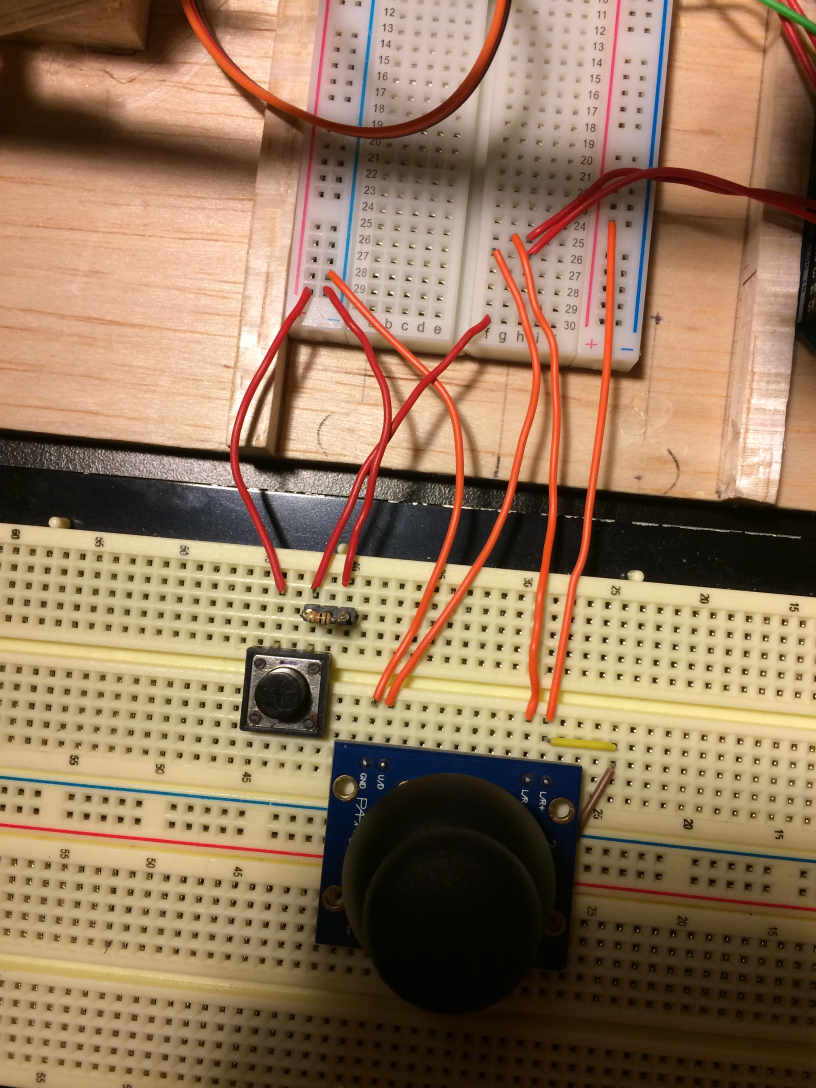
#> input picture cpp_sandbox/arduino_all/_1115_2ArmRevisited/IMG_4380.JPG, 2448 x 3264 px, given in place of the camera (shown at 1/3 size)
$ python moveDetect.py
#> lines starting #> are read from the running program, lines starting #| are printed output that depends on the picture
### lib/klib.py
'''
Title: The klib module
Author: Kristian Gonzalez

THIS IS THE OFFICIAL LOCATION OF ALL PYTHON FUNCTIONS AND CLASSES THAT ARE MADE
    FOR PERSONAL USE. ONLY FUNCTIONS THAT ARE FULLY FUNCTIONAL OR STABLE MAY BE
    USED HERE. IF A FUNCTION IS NOT USABLE YET, EITHER SAVE IT ELSEWHERE OR
    SAVE IT HERE, COMMENTED OUT.

== CALLING THIS MODULE REMOTELY ============================
In Linux:
1. open ~/.bashrc
2. add line (adapting to local computer):
    export PYTHONPATH="/home/user/.../codefiles/scripts_libs:$PYTHONPATH"
3. reload bash or source

In Windows:
1. START > search "path" > "edit the system environment variables"
2. click "Environment Variables..."
3. find "PYTHONPATH" in user variables, or create new variable
4. add new value (adapting to local computer):
    C:\\...\\codefiles\\scripts_libs
5. reopen Command Line

== NOTES ===================================================
* as of 181016, this module and all contained members will assume python 3.x
    environment. functionality may break when used in python 2.x
* as of 181016, all lines shall be at maximum 80 characters long. if writing
    text, using hanging indent as shown in this sentence
* create help text for all items written here. this is to facilitate
    understanding and relearning things that may have been created too long ago
    to remember.
* it's understood that this file is being shared across multiple platforms.
    Thus, trying to maintain uniformity is important. Remember to delete
    needless copies / simplify the method of maintaining a single source
* as of 181008, will now always use 4 spaces as the tab
    delimiter. using a "hard tab" causes too many formatting
    headaches across different programs, platforms, etc.
* because the following is useful but too compact to put into a function,
    here's how to sort a numpy array by i'th column: a[a[:,i].argsort()], and
    backwards: a[a[:,i].argsort()[::-1]]
* REJECTED: will import all necessary modules at top instead of within each function /
    class. this makes more sense from a usability perspective, and avoids
    unecessarily importing each time a call is made.
* will return to putting modules within each function. this increases
    portability because not every function can be used across every platform.
    thus, don't want to shut out entire module to a single platform because of
    this. only the most global and standard of modules are imported globally,
    INCLUDING numpy. from current perspective, serious computing would require
    this module at the very least.
* as of 190321, will put classes after inits, before functions
'''

# INITIALIZATIONS ==============================================================
import os
import sys
import time
import argparse
import numpy as np
from glob import glob
import functools # not sure if this is standard
# import PIL.Image as pil # not standard, must remove
# import tkinter # not standard across versions #kjgnote: may not be that useful anymore
# import winsound # kjg190227: this is not cross platform, leave in-function


# FIRST, BEFORE ALL ELSE, CHECK VERSIONS OF OS AND PYTHON
def __getSysInfo__():
    ''' Get local computer info. Generally, should keep software OS and version
        independent, but this may not always be possible. Also, avoiding
        importing sys or other modules to pylib.
    Returns:
        * OSVERSION (linux[0]/win[1]/mac[2]?)
        * PYVERSION (2/3)
    '''
    if('linux' in sys.platform):
        osver = 0
    elif('win' in sys.platform):
        osver = 1
    else:
        osver = 2
    return (osver,sys.version_info.major)
# def __getSysInfo__
(OSVERSION,PYVERSION) = __getSysInfo__()

class Logger:
    '''
    Simple log class to save all output from 'print' functions (top-level only)

    NOTES:
    * perhaps in future, implement overwite check (and boolean argument)
    '''

    # [29 lines left out: functions __init__, print, not called in this run]
    def close(self):
        self.fout.close()

class Stamper:
    ''' wrapper for time function under following assumptions:
        * don't care about sub-second precision
        * want human-readable timestamp
        * want easy conversion b/t string and float of timestamp
    Example usage:
    stamp=Stamper()
    stamp.now
        OUT: "2019Mar21-13:11:23"
    stamp.toseconds(stamp.now())
        OUT: 1553170283.0
    stamp.tostamp(stamp.toseconds(stamp.now()))
        OUT: "2019Mar21-13:11:23"
    '''
    def __init__(self):
        self._tsf="%Y%b%d-%H:%M:%S" # time stamp format
    # [5 lines left out: function now, not called in this run]
    def toseconds(self,ts_str):
        ''' convert string timestamp to epoch seconds '''
        return time.mktime(time.strptime(ts_str,self._tsf))
    def tostamp(self,ts_float):
        ''' convert epoch seconds to string timestamp '''
        return time.strftime(self._tsf,time.localtime(ts_float))
# class Stamper

class Stopwatch:
    ''' Stopwatch: Basic class that logs a time when it's created. Can also
        restart timer with function call "start", and can get the elapsed time
        with function "lap". Note that all values are in seconds.

        Example:
        from klib import Stopwatch
        sw=Stopwatch()
        (some code)
        print(sw.lap())
            OUT: 5.2087955
    '''
    def __init__(self):
        self.t1 = time.time()
        self.laps=[]
    def start(self):
        self.t1=time.time()
    # [4 lines left out: function lap, not called in this run]


# class Stopwatch

class DataHelp(object):
    ''' Please do not use this class directly, instead use "data" variable.

    Call this object when want to use a binary such as an image. This saves
        space and effort on binaries on the repo without having to constantly
        copy/paste new data in.
        KJG190320: uses non-standard module, may not work on all platforms.
    '''
    def __init__(self):
        self.basedir=os.path.dirname(__file__) # get abs path to lib
        pass

    # [42 lines left out: functions jpgpath, jpgimg, pngpath, pngimg, mnistpath, irispath, not called in this run]

data=DataHelp()
# class Data

# [353 lines left out: functions antiOverwrite, getlist, ping, ringbell, listContents, pad and 15 more, not called in this run]


# [11 lines that do not run on import are left out]


# eof

### py_sandbox/buffer_class.py
'''
Objective: create simple buffer object class that can hold a certain number of
    things in memory and dump out stuff that at's "end" of buffer. Essentially,
    just want to keep the latest L number of things in memory, and be able to
    recall them in chronological order
'''

class Buffer:
    ''' Hold L number of things in buffer until needed. return buffer in
        chronological order, "FIFO"
    EXAMPLE:
        buf=Buffer(4)
        buf.toBuffer('a')
        buf.toBuffer('b')
        buf.toBuffer('c')
        buf.toBuffer('d')
        buf.toBuffer('e')
        buf.getBuffer
        >> ['b','c','d','e']
    '''
    def __init__(self,length):
        self._L=length
        self._buf=[[i,None] for i in range(length)]
        self._k = 0 # pointer to latest location in buffer
    # def __init__

    def __len__(self):
        ''' return length of buffer, not number of contents held '''
        return self._L

    # [24 lines left out: functions toBuffer, getBuffer, length, not called in this run]
    # def length
# class Buffer

# eof

### py_sandbox/opencv_ros/capMovement/moveDetect.py
'''
objective: capture a certain number of frames and keep in buffer, while also recording the first 5 seconds that something shows up.

source: https://www.pyimagesearch.com/2015/05/25/basic-motion-detection-and-tracking-with-python-and-opencv/
will break up into steps:
1. just open up webcam - done
4. be able to detect movement - done
2. record 2 seconds (60 frames)
3. be able to constantly put frames into buffer and throw out old frames
5. be able to have buffer that then writes and saves 2 seconds before movement is detected along with next 2 seconds of movement.
'''

# initializations ==============================================================
import cv2
import numpy as np
import os
import copy
import klib
assert klib.PYVERSION == 3, "Please use python version 3"
from buffer_class import Buffer

##############################
vidsrc=1
ratio=0.5
# main =========================================================================

cap = cv2.VideoCapture(vidsrc)
B2G=cv2.COLOR_BGR2GRAY
cap_fps=cap.get(cv2.CAP_PROP_FPS)
cap_ht=cap.get(cv2.CAP_PROP_FRAME_HEIGHT)
cap_wd=cap.get(cv2.CAP_PROP_FRAME_WIDTH)


def quickTransform(cv2_img):
    B2G=cv2.COLOR_BGR2GRAY
    x=cv2.cvtColor(cv2_img,B2G)
    x=cv2.resize(x,(0,0),fx=0.5,fy=0.5)
    x=cv2.GaussianBlur(x,(21,21),0)
    return x

def qs(cv_img):
    cv2.imshow('.',cv_img)
    cv2.waitKey(0)
    # When everything done, release the capture
    cap.release()
    cv2.destroyAllWindows()

buff=Buffer(30) # store 1 second (30frames)
# getBuffer, length, toBuffer
for i in range(30):
    # throw out first few frames of video
    raw=cv2.resize(cap.read()[1],(0,0),fx=ratio,fy=ratio)
    frame0=quickTransform(raw)
#> this loop made 30 passes
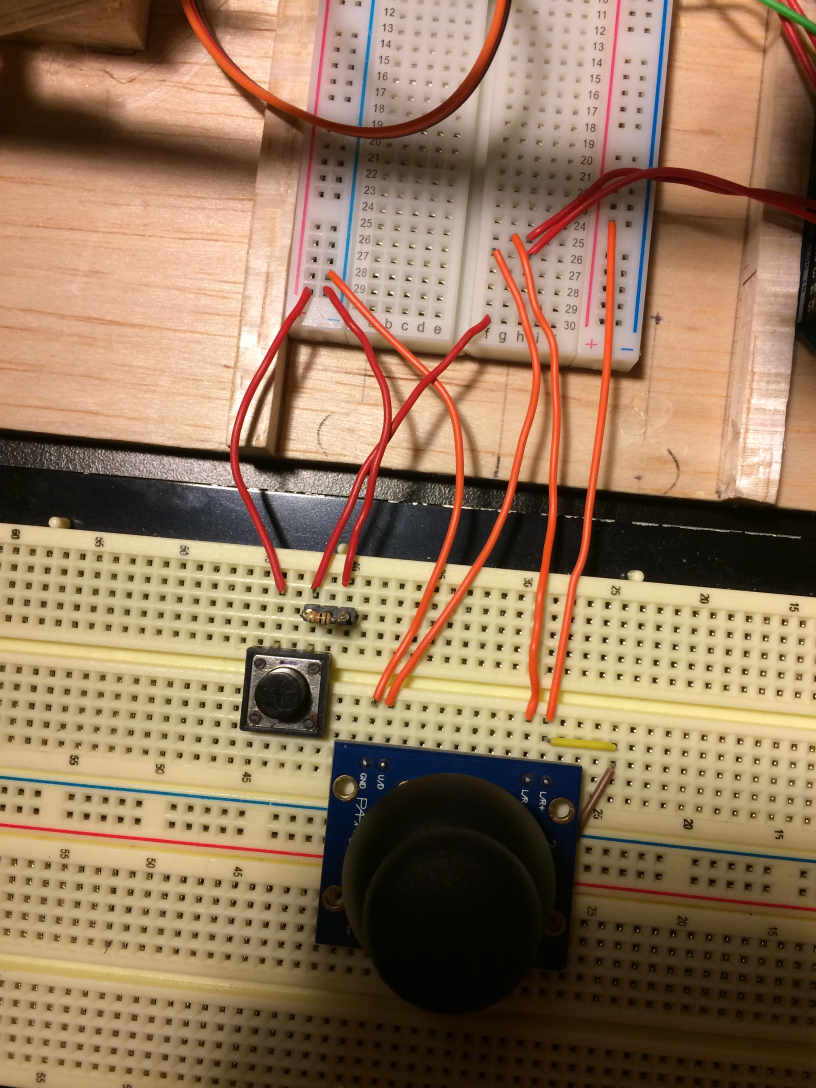
#> input picture cpp_sandbox/arduino_all/_1115_2ArmRevisited/IMG_4380.JPG, 2448 x 3264 px, given in place of the camera (shown at 1/3 size)
#> pass 1, in quickTransform, `x=cv2.cvtColor(cv2_img,B2G)`:
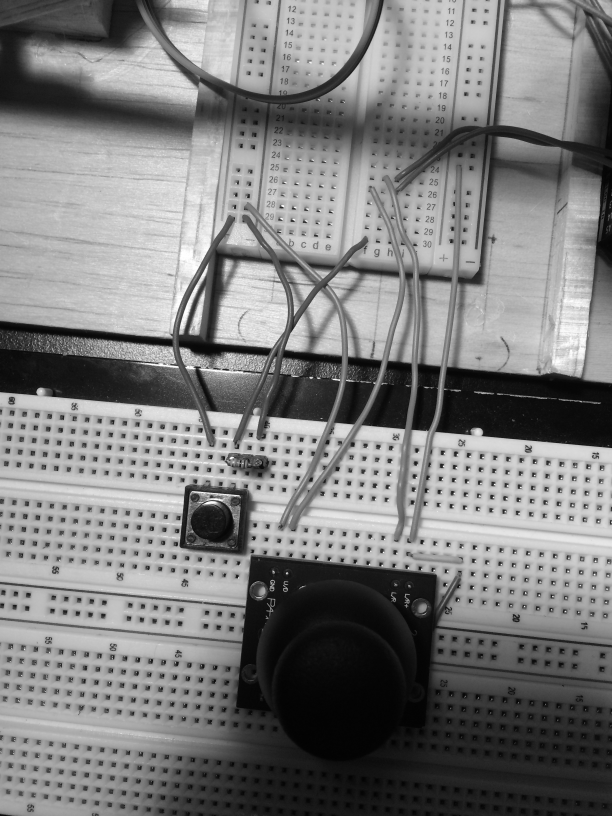
#> x: shape (1632, 1224) (shown at 1/2 size); min 1, max 255, mean 125.2
#> pass 1, in quickTransform, `x=cv2.resize(x,(0,0),fx=0.5,fy=0.5)`:
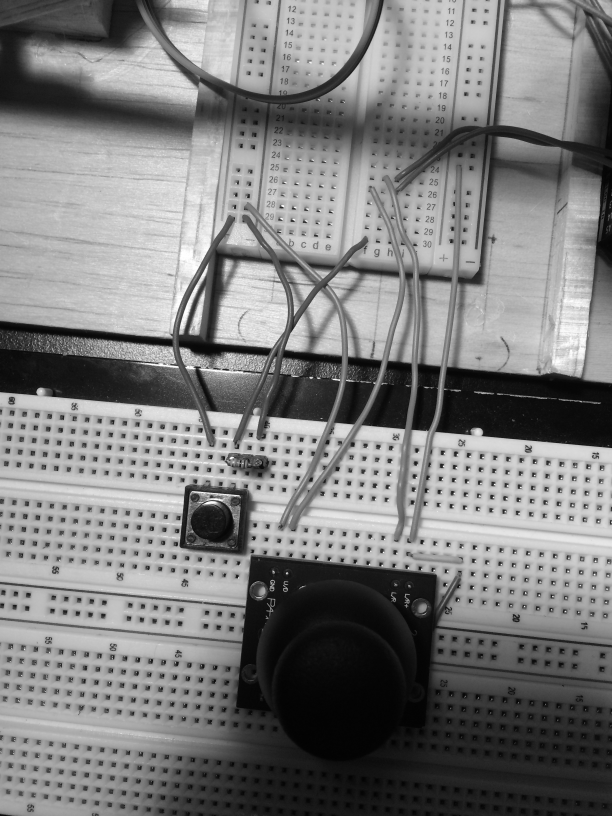
#> x: shape (816, 612); min 2, max 255, mean 125.4
#> pass 1, in quickTransform, `x=cv2.GaussianBlur(x,(21,21),0)`:
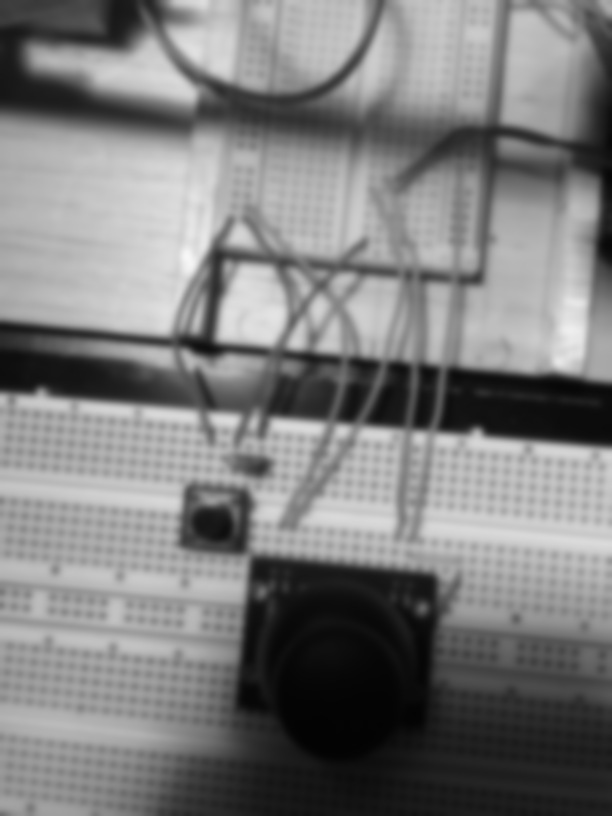
#> x: shape (816, 612); min 3, max 247, mean 125.4

detected=False
ht,wd,_=raw.shape
#> ht = 1632; wd = 1224
fourcc = cv2.VideoWriter_fourcc(*'XVID')
# control filename, 'fourcc' format, fps, and resolution
out = cv2.VideoWriter('output.avi',fourcc, cap_fps, (int(wd),int(ht)))

while(not detected):
    # Capture frame-by-frame
    ret,raw=cap.read()

    raw=cv2.resize(raw,(0,0),fx=ratio,fy=ratio)
    buff.toBuffer(raw)

    frame = quickTransform(raw)
    frameDelta=cv2.absdiff(frame0,frame)
    print(frameDelta.max())

    # frame-to-frame, if there's no change greater than 10, keep new frame as reference
    if(frameDelta.max()<5):
        frame0=frame

    if(frameDelta.max()<30):
        # nothing there
        text='empty'
        color=(0, 255, 0)
        detected=False
    else:
        # something there
        text='detected'
        color=(0, 0, 255)
        detected=True
        break

    raw_disp=np.copy(raw)
    cv2.putText(raw_disp, "Room Status: {}".format(text), (10, 20),
        cv2.FONT_HERSHEY_SIMPLEX, 0.5, color, 1)

    # not really needed, but will keep anyway
    # thresh=cv2.threshold(frameDelta,25,255,cv2.THRESH_BINARY)[1]
    # thresh = cv2.dilate(thresh, None, iterations=2)

    cv2.imshow('raw',raw_disp)
    cv2.imshow('delta',frameDelta)
    # cv2.imshow('thresh',thresh)

    if cv2.waitKey(1) & 0xFF == ord('q'):
        break
cv2.destroyAllWindows()

for iframe in buff.getBuffer():
    out.write(iframe)


while(detected):
    # Capture frame-by-frame
    ret,raw=cap.read()

    raw=cv2.resize(raw,(0,0),fx=ratio,fy=ratio)
    out.write(raw)
    frame = quickTransform(raw)
    frameDelta=cv2.absdiff(frame0,frame)
    print(frameDelta.max())

    # frame-to-frame, if there's no change greater than 10, keep new frame as reference
    if(frameDelta.max()<5):
        frame0=frame

    if(frameDelta.max()<30):
        # nothing there
        text='empty'
        color=(0, 255, 0)
        detected=False
        break
    else:
        # something there
        text='detected'
        color=(0, 0, 255)
        detected=True

    raw_disp=np.copy(raw)
    cv2.putText(raw_disp, "Room Status: {}".format(text), (10, 20),
        cv2.FONT_HERSHEY_SIMPLEX, 0.5, color, 1)

    # not really needed, but will keep anyway
    # thresh=cv2.threshold(frameDelta,25,255,cv2.THRESH_BINARY)[1]
    # thresh = cv2.dilate(thresh, None, iterations=2)

    cv2.imshow('raw',raw_disp)
    cv2.imshow('delta',frameDelta)
    # cv2.imshow('thresh',thresh)

    if cv2.waitKey(1) & 0xFF == ord('q'):
        break


# When everything done, release the capture
cap.release()
cv2.destroyAllWindows()
out.release()
